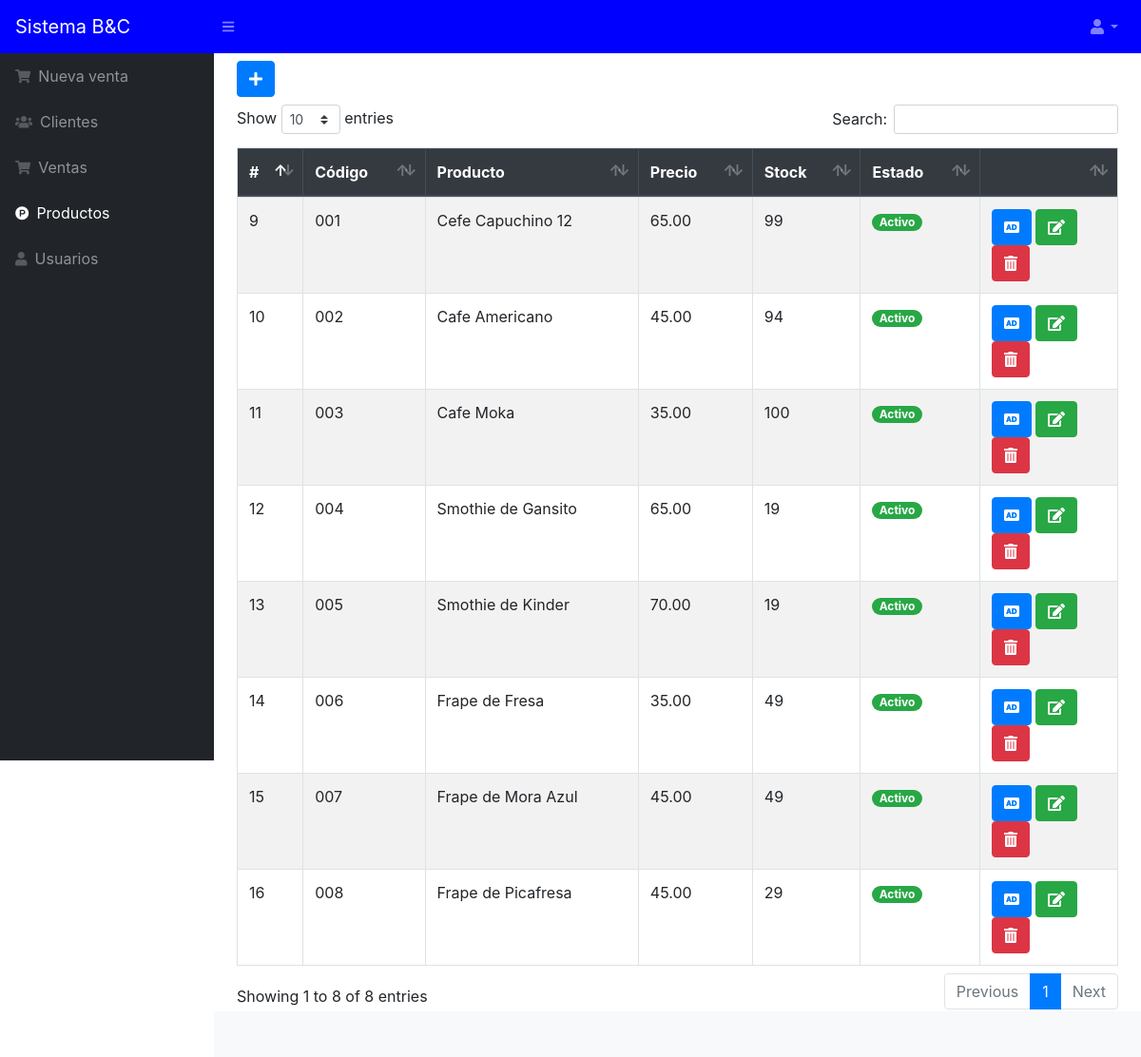
/sis_venta/src/productos.php (signed in), run on the app's committed database.
### tables this page shows
CREATE TABLE `producto` (
  `codproducto` int(11) NOT NULL,
  `codigo` varchar(20) NOT NULL,
  `descripcion` varchar(200) NOT NULL,
  `precio` decimal(10,2) NOT NULL,
  `existencia` int(11) NOT NULL,
  `usuario_id` int(11) NOT NULL,
  `estado` int(11) NOT NULL DEFAULT 1
);

### sis_venta/src/productos.php (the view, shortened to what this page needs)
<?php include_once "includes/header.php";
   ?>
<button class="btn btn-primary mb-2" type="button" data-toggle="modal" data-target="#nuevo_producto"><i class="fas fa-plus"></i></button>
<div class="table-responsive">
    <table class="table table-striped table-bordered" id="tbl">
        <thead class="thead-dark">
            <tr>
                <th>#</th>
                <th>Código</th>
                <th>Producto</th>
                <th>Precio</th>
                <th>Stock</th>
                <th>Estado</th>
                <th></th>
            </tr>
        </thead>
        <tbody>
            <?php
               include "../conexion.php";
               $query = mysqli_query($conexion, "SELECT * FROM producto");
               $result = mysqli_num_rows($query);
               if ($result > 0) {
                   while ($data = mysqli_fetch_assoc($query)) {
                       if ($data['estado'] == 1) {
                           $estado = '<span class="badge badge-pill badge-success">Activo</span>';
                       } else {
                           $estado = '<span class="badge badge-pill badge-danger">Inactivo</span>';
                       }
               ?>
                    <tr>
                        <td><?php echo $data['codproducto']; ?></td>
                        <td><?php echo $data['codigo']; ?></td>
                        <td><?php echo $data['descripcion']; ?></td>
                        <td><?php echo $data['precio']; ?></td>
                        <td><?php echo $data['existencia']; ?></td>
                        <td><?php echo $estado ?></td>
                        <td>
                            <?php if ($data['estado'] == 1) { ?>
                                <a href="agregar_producto.php?id=<?php echo $data['codproducto']; ?>" class="btn btn-primary"><i class='fas fa-audio-description'></i></a>
                                <a href="editar_producto.php?id=<?php echo $data['codproducto']; ?>" class="btn btn-success"><i class='fas fa-edit'></i></a>
                                <form action="eliminar_producto.php?id=<?php echo $data['codproducto']; ?>" method="post" class="confirmar d-inline">
                                    <button class="btn btn-danger" type="submit"><i class='fas fa-trash-alt'></i> </button>
                                </form>
                            <?php } ?>
                        </td>
                    </tr>
            <?php }
               } ?>
        </tbody>
    </table>
</div>
<?php include_once "includes/footer.php"; ?>

### sis_venta/src/includes/header.php (shortened to what this page needs)
<!DOCTYPE html>
<html lang="en">
<head>
    <link href="../assets/css/styles.css" rel="stylesheet" />
    <link href="../assets/css/dataTables.bootstrap4.min.css" rel="stylesheet" />
    <link rel="stylesheet" href="../assets/js/jquery-ui/jquery-ui.min.css">
</head>
<body class="sb-nav-fixed">
    <nav class="sb-topnav navbar navbar-expand navbar-dark bg-dark">
        <a class="navbar-brand" href="index.php">Sistema B&C</a>
        <button class="btn btn-link btn-sm order-1 order-lg-0" id="sidebarToggle" href="#"><i class="fas fa-bars"></i></button>
        <ul class="navbar-nav ml-auto">
            <li class="nav-item dropdown">
                <a class="nav-link dropdown-toggle" id="userDropdown" href="#" role="button" data-toggle="dropdown" aria-haspopup="true" aria-expanded="false"><i class="fas fa-user fa-fw"></i></a>
            </li>
        </ul>
    </nav>
    <div id="layoutSidenav">
        <div id="layoutSidenav_nav">
            <nav class="sb-sidenav accordion sb-sidenav-dark" id="sidenavAccordion">
                <div class="sb-sidenav-menu">
                    <div class="nav">
                        <a class="nav-link" href="ventas.php">
                            <div class="sb-nav-link-icon"><i class="fas fa-shopping-cart"></i></div>
                            Nueva venta
                        </a>
                        <a class="nav-link" href="clientes.php">
                            <div class="sb-nav-link-icon"><i class="fas fa-users"></i></div>
                            Clientes
                        </a>
                        <a class="nav-link" href="lista_ventas.php">
                            <div class="sb-nav-link-icon"><i class="fas fa-shopping-cart"></i></div>
                            Ventas
                        </a>
                        <a class="nav-link" href="productos.php">
                            <div class="sb-nav-link-icon"><i class="fab fa-product-hunt"></i></div>
                            Productos
                        </a>
                        <a class="nav-link" href="usuarios.php">
                            <div class="sb-nav-link-icon"><i class="fas fa-user"></i></div>
                            Usuarios
                        </a>
                    </div>
                </div>
            </nav>
        </div>
        <div id="layoutSidenav_content">
            <main>
                <div class="container-fluid mt-2">

### sis_venta/src/includes/footer.php (shortened to what this page needs)
</div>
</main>
<footer class="py-4 bg-light mt-auto">
</footer>
</div>
</div>
</body>
</html>

### data on the page
producto: codproducto "9", codigo "001", descripcion "Cefe Capuchino 12", precio "65.00", existencia "99", estado "Activo"
producto: codproducto "10", codigo "002", descripcion "Cafe Americano", precio "45.00", existencia "94", estado "Activo"
producto: codproducto "11", codigo "003", descripcion "Cafe Moka", precio "35.00", existencia "100", estado "Activo"
producto: codproducto "12", codigo "004", descripcion "Smothie de Gansito", precio "65.00", existencia "19", estado "Activo"
producto: codproducto "13", codigo "005", descripcion "Smothie de Kinder", precio "70.00", existencia "19", estado "Activo"
producto: codproducto "14", codigo "006", descripcion "Frape de Fresa", precio "35.00", existencia "49", estado "Activo"
producto: codproducto "15", codigo "007", descripcion "Frape de Mora Azul", precio "45.00", existencia "49", estado "Activo"
producto: codproducto "16", codigo "008", descripcion "Frape de Picafresa", precio "45.00", existencia "29", estado "Activo"
